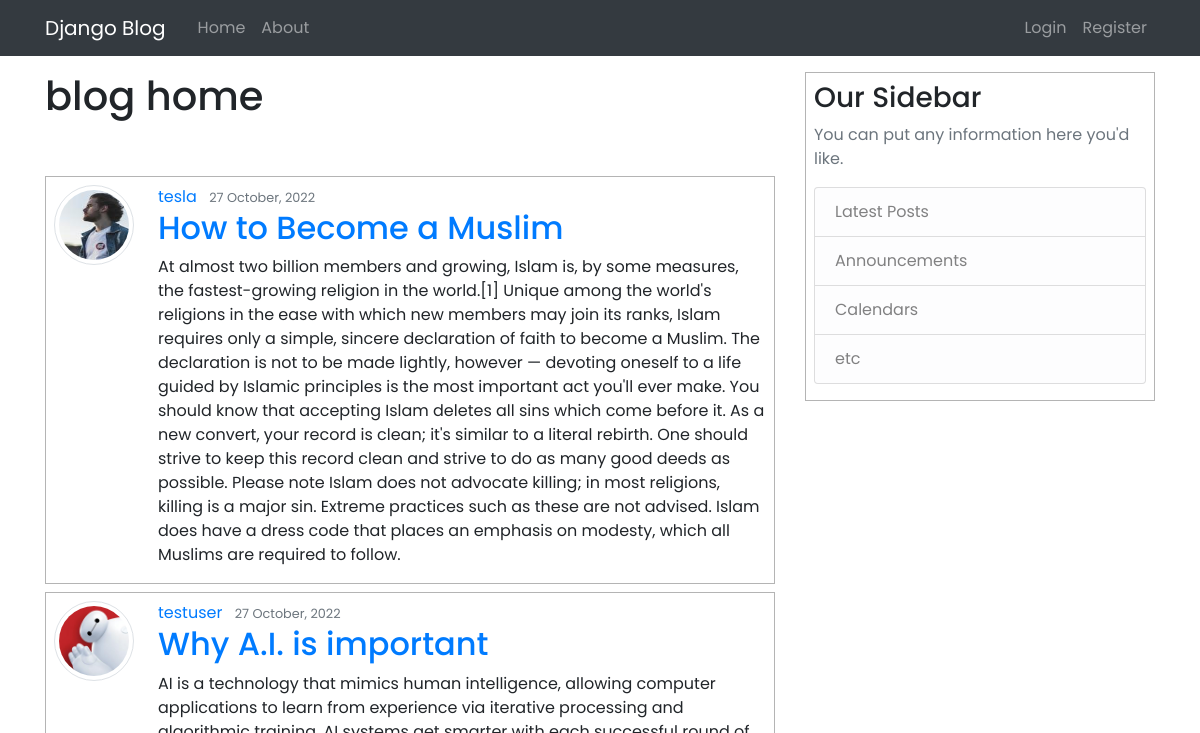
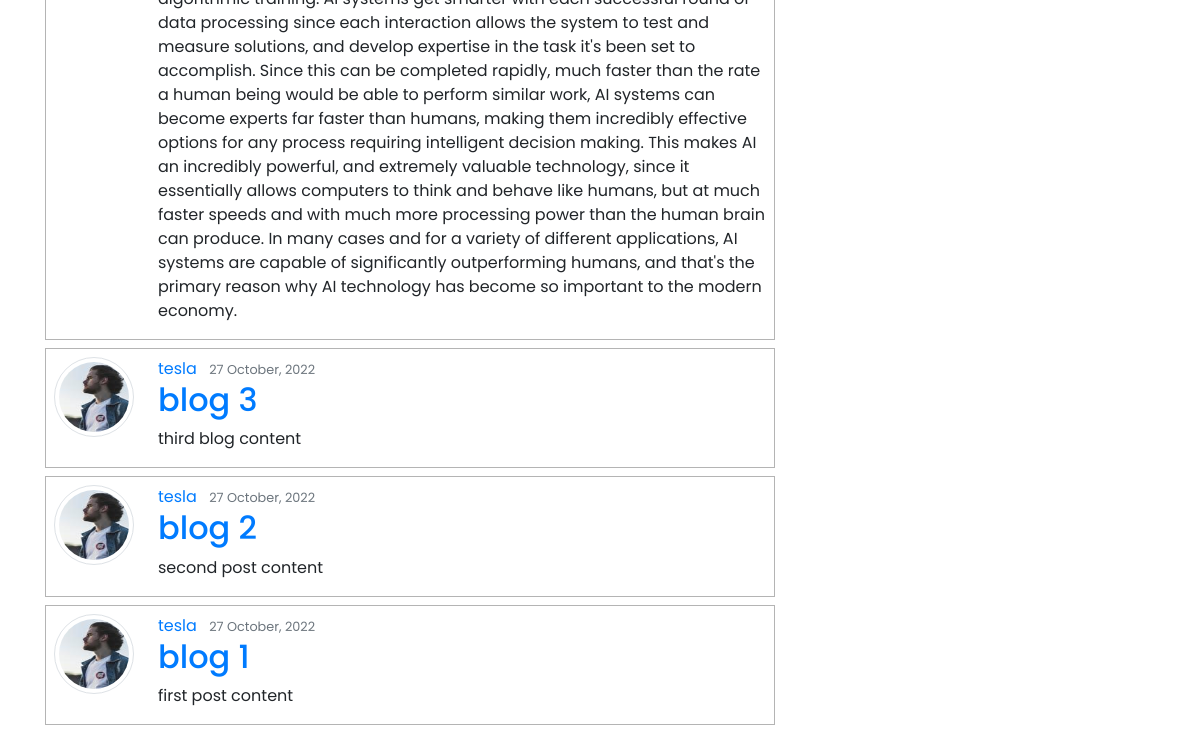
Before: / with the older database file (2 pictures, top to bottom).
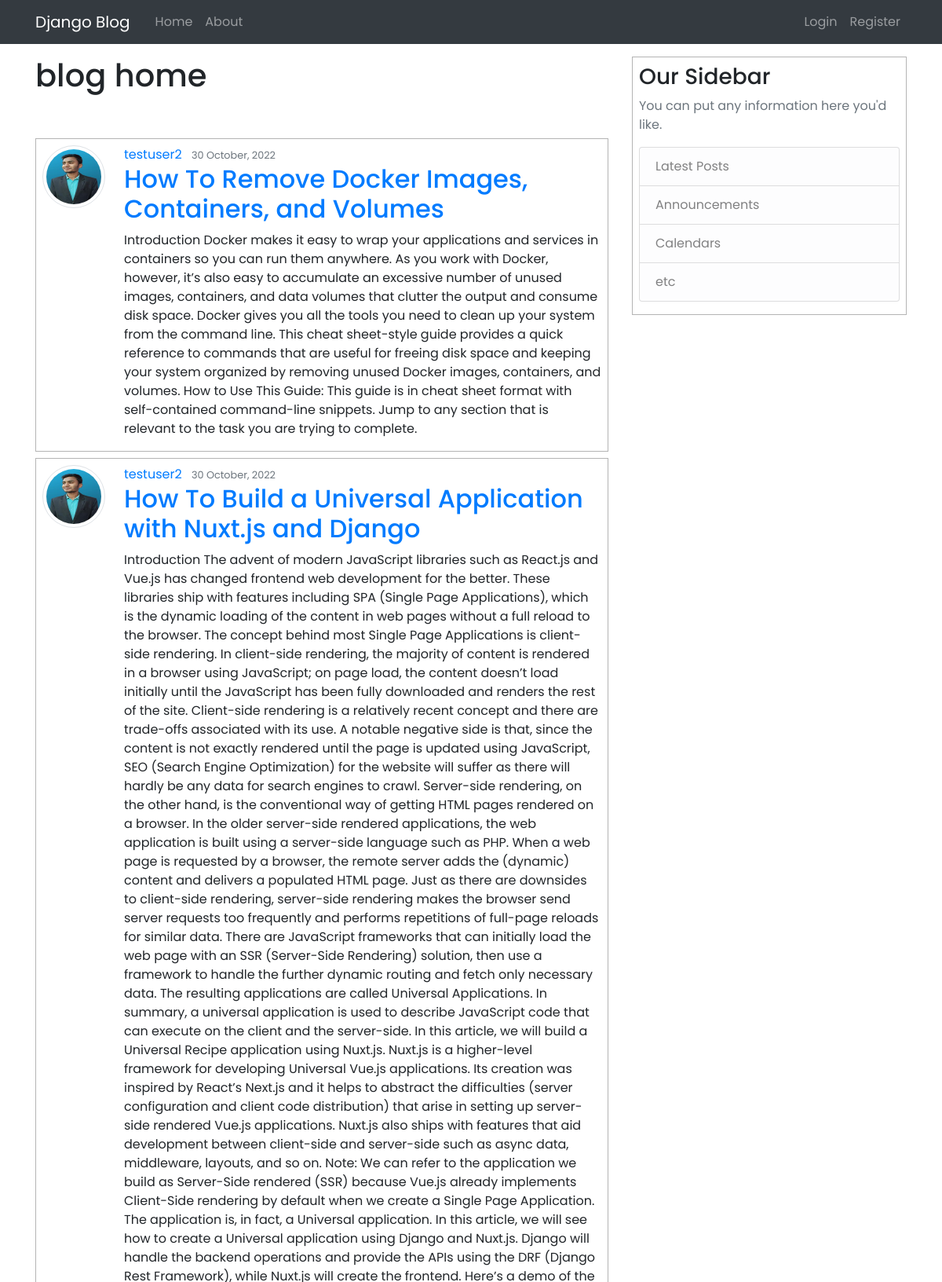
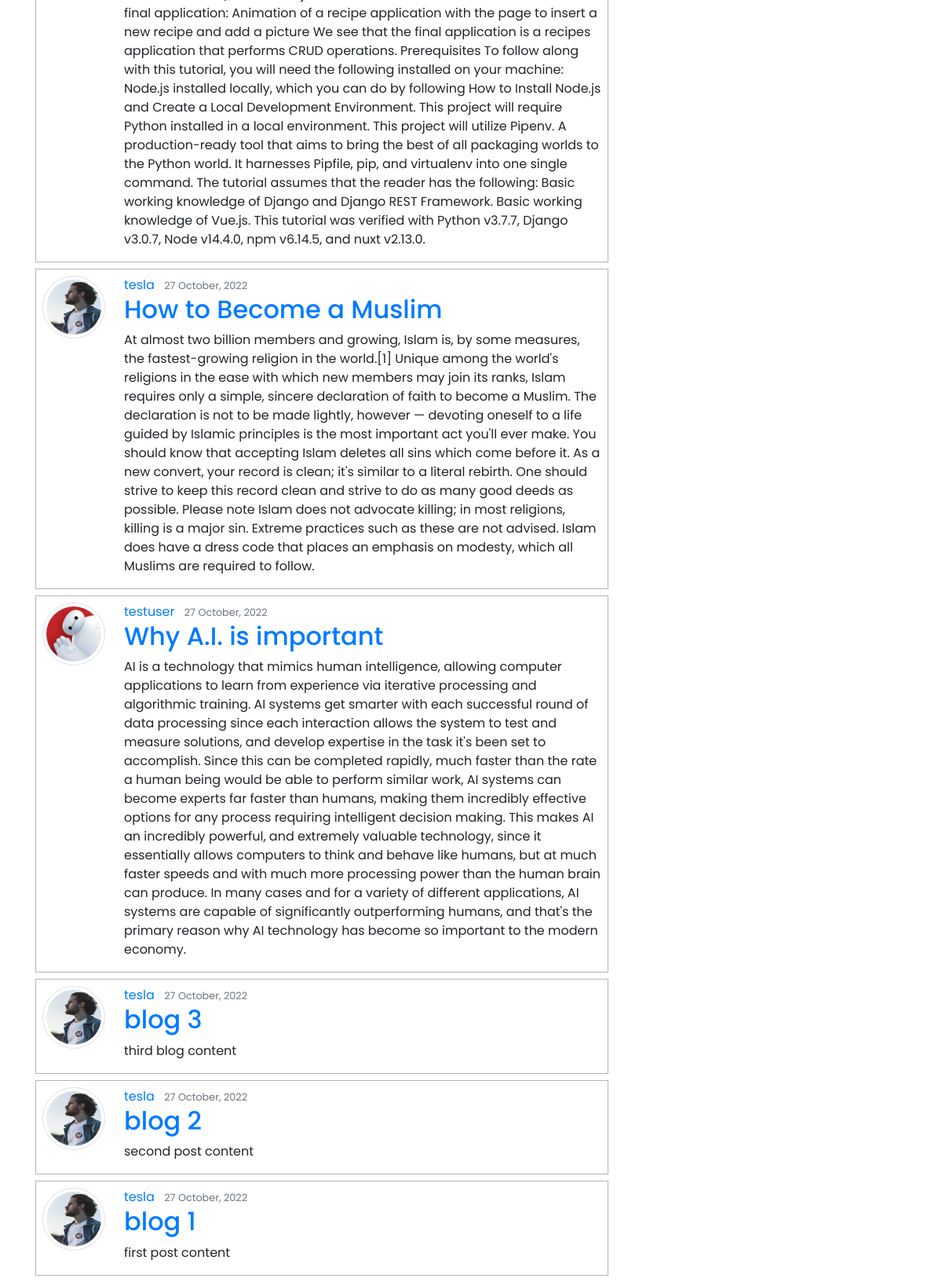
After: the same page with the newer database file (2 pictures, top to bottom).
### blog/models.py (models this page shows, shortened)
class Post(models.Model):
    title = models.CharField(max_length=100)
    content = models.TextField()
    last_modified = models.DateTimeField(auto_now=True)
    date_posted = models.DateTimeField(default=timezone.now)
    author = models.ForeignKey(User, on_delete=models.CASCADE)

### users/models.py (models this page shows, shortened)
class Profile(models.Model):
    user = models.OneToOneField(User, on_delete=models.CASCADE)
    image = models.ImageField(default='default.jpg', upload_to='profile_pics')

### blog/views.py (the view)
# urls.py: path('', PostListView.as_view(), name='blog-home'),
class PostListView(ListView):
    model = Post
    template_name = 'blog/home.html'    # <app>/<model>_<viewtype>.html
    context_object_name = 'posts'
    ordering = ['-date_posted']

### blog/templates/blog/home.html
{% extends "blog/base.html" %}
{% block content %}
<h1>blog home</h1>
<br><br>
{% for post in posts %}
<article class="media content-section">
    <img class="rounded-circle article-img img-thumbnail mr-4" src="{{ post.author.profile.image.url }}">
    <div class="media-body">
        <div class="article-metadata">
            <a href="#" class="mr-2">{{ post.author }}</a>
            <small class="text-muted">{{ post.date_posted|date:"d F, Y" }}</small>
        </div>
        <div>
            <h2>
                <a href="{% url 'post-detail' post.id %}" class="article-title">{{ post.title }}</a>
            </h2>
            <p class="article-content">{{ post.content }}</p>
        </div>
    </div>
</article>
{% endfor %}
{% endblock %}

### blog/templates/blog/base.html (shortened to what this page needs)
{% load static %}
<!DOCTYPE html>
<html lang="en">
    <head>
        <link rel="stylesheet" type="text/css" href="{% static 'blog/bootstrap.min.css' %}">
        <link rel="stylesheet" type="text/css" href="{% static 'blog/main.css' %}">
    </head>
    <body>
        <header>
            <nav class="navbar navbar-expand-md navbar-dark bg-dark">
                <div class="container">
                    <a class="navbar-brand mr-4" href="{% url 'blog-home' %}">Django Blog</a>
                    <div class="collapse navbar-collapse" id="navbarToggle">
                        <div class="navbar-nav mr-auto">
                            <a class="nav-item nav-link" href="{% url 'blog-home' %}">Home</a>
                            <a class="nav-item nav-link" href="{% url 'blog-about' %}">About</a>
                        </div>
                        <div class="navbar-nav">
                            {% if user.is_authenticated %}
                            <a class="nav-item nav-link" href="{% url 'post-create' %}">New Post</a>
                            <a class="nav-item nav-link" href="{% url 'profile' %}">Profile</a>
                            <a class="nav-item btn btn-danger ms-auto" href="{% url 'logout' %}">Logout</a>
                            {% else %}
                            <a class="nav-item nav-link" href="{% url 'login' %}">Login</a>
                            <a class="nav-item nav-link" href="{% url 'register' %}">Register</a>
                            {% endif %}
                        </div>
                    </div>
                </div>
            </nav>
        </header>
        <main class="container mt-3">
            <div class="row">
                <div class="col-md-8">
                    {% block content %}{% endblock %}
                </div>
                <div class="col-md-4">
                    <div class="content-section">
                        <h3>Our Sidebar</h3>
                        <p class='text-muted'>You can put any information here you'd like.
                        <ul class="list-group">
                            <li class="list-group-item list-group-item-light">Latest Posts</li>
                            <li class="list-group-item list-group-item-light">Announcements</li>
                            <li class="list-group-item list-group-item-light">Calendars</li>
                            <li class="list-group-item list-group-item-light">etc</li>
                        </ul>
                        </p>
                    </div>
                </div>
            </div>
        </main>
    </body>
</html>

### blog/static/blog/main.css (style rules this page uses)
body { font-family: 'Poppins', sans-serif; }
.img-thumbnail { width: 80px; height: 80px; }
.content-section { margin-bottom: 0.5rem; padding: 0.5rem 0.5rem 0 0.5rem; border: 1px solid rgba(0, 0, 0, 0.295); }

Changed rows visible on the page:
added Post: author.profile.image (picture), author "testuser2", date_posted "30 October, 2022", title "How To Remove Docker Images, Containers, and Volumes", content "Introduction Docker makes it easy to wrap your applications and services in containers so you can run them anywhere. As you work with Docker, however, it’s also easy to accumulate an excessive number of unused images, containers, and data volumes that clutter the output and consume disk space. Docker gives you all the tools you need to clean up your system from the command line. This cheat sheet-style guide provides a quick reference to commands that are useful for freeing disk space and keeping your system organized by removing unused Docker images, containers, and volumes. How to Use This Guide: This guide is in cheat sheet format with self-contained command-line snippets. Jump to any…"
added Post: author.profile.image (picture), author "testuser2", date_posted "30 October, 2022", title "How To Build a Universal Application with Nuxt.js and Django", content "Introduction The advent of modern JavaScript libraries such as React.js and Vue.js has changed frontend web development for the better. These libraries ship with features including SPA (Single Page Applications), which is the dynamic loading of the content in web pages without a full reload to the browser. The concept behind most Single Page Applications is client-side rendering. In client-side rendering, the majority of content is rendered in a browser using JavaScript; on page load, the content doesn’t load initially until the JavaScript has been fully downloaded and renders the rest of the site. Client-side rendering is a relatively recent concept and there are trade-offs associated with…"
